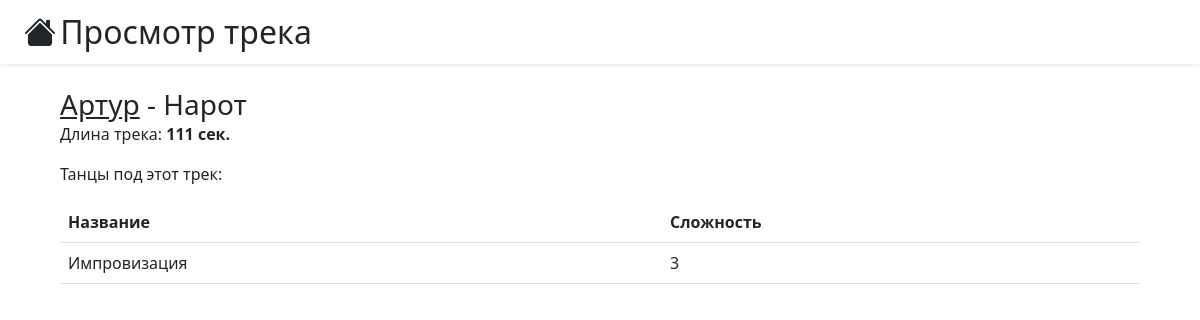
Before: /track/4/ with the older database file.
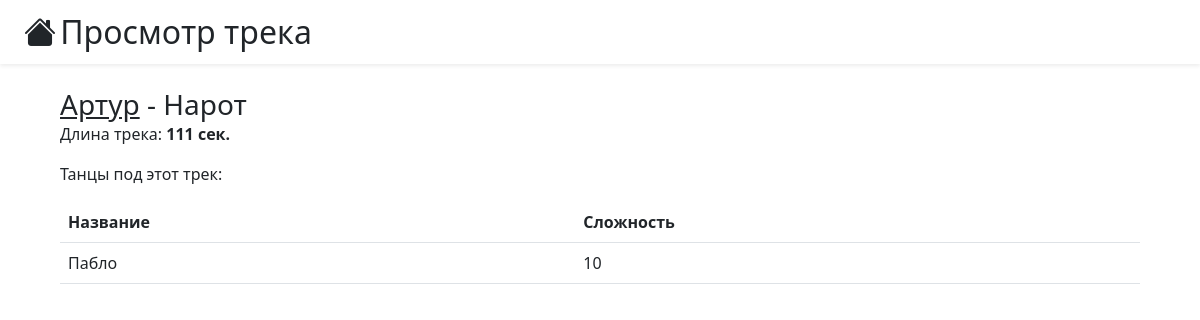
After: the same page with the newer database file.
### dance_db_app/models.py (models this page shows, shortened)
class Dance(models.Model):
    title = models.CharField(max_length=256)
    difficulty = models.IntegerField()
    track = models.ForeignKey(Track, on_delete=models.CASCADE)

### dance_db_app/views.py (the view)
# urls.py: path('track/<int:track_id>/', views.view_track, name="view_track"),
def view_track(request, track_id):
    track = get_object_or_404(Track, pk=track_id)
    return render(request, 'dance_db_app/track.html', {'track': track})

### dance_db_app/templates/dance_db_app/track.html
{% extends 'dance_db_app/blocks/page_base.html' %}
{% block page_title %}Просмотр трека{% endblock page_title %}
{% block page_content %}
<div class="container-fluid">
    <div>
        <span class="h3 align-middle"><a class="link-dark" href="{% url 'view_artist' track.artist.pk %}">{{track.artist.name}}</a> - {{track.title}}</span>
    </div>
    <p>Длина трека: <strong>{{track.duration}} сек.</strong></p>
    <p>Танцы под этот трек:</p>
    <table class="table table-hover">
        <tr>
            <th>Название</th>
            <th>Сложность</th>
        </tr>
        {% for dance in track.dance_set.all %}
        <tr style="cursor: pointer" onclick="window.location='{% url 'view_dance' dance.pk %}'">
            <td>{{dance.title}}</td>
            <td>{{dance.difficulty}}</td>
        </tr>
        {% endfor %}
    </table>
</div>
{% endblock page_content %}

Changed rows visible on the page:
changed Dance: title "Импровизация" → "Пабло"; difficulty "3" → "10"
